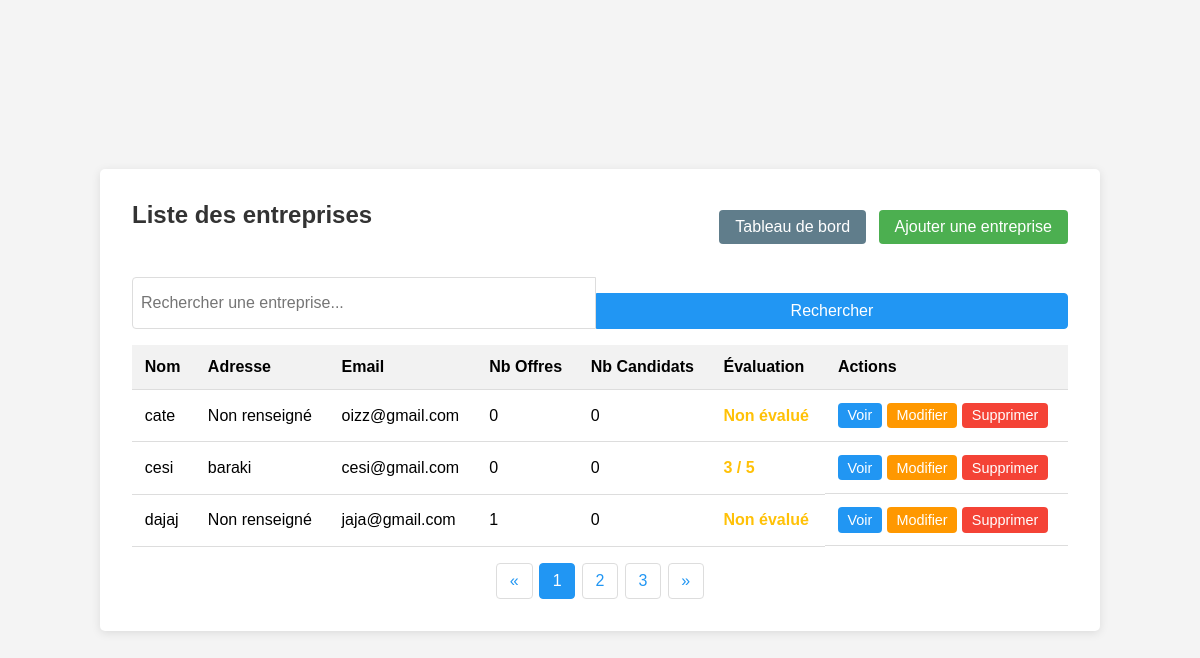
Screenshot of /index.php?page=liste_entreprise (signed in) with the database file from the repository.
### tables this page shows
CREATE TABLE `entreprises` (
  `id` int(11) NOT NULL,
  `nom` varchar(255) NOT NULL,
  `adresse` varchar(255) DEFAULT NULL,
  `email` varchar(255) DEFAULT NULL
);

### controllers/EntrepriseController.php (called while the page is built, shortened)
<?php
require_once 'models/EntrepriseModel.php';
class EntrepriseController {
    private $entrepriseModel;
    public function __construct() {
        $this->entrepriseModel = new EntrepriseModel();
    }
    public function index() {
        $keyword = isset($_GET['search']) ? $_GET['search'] : '';
        if (!empty($keyword)) {
            $entreprises = $this->entrepriseModel->searchEntreprises($keyword);
        } else {
            $entreprises = $this->entrepriseModel->getAllEntreprises();
        }
        include 'views/entreprise/liste_entreprise.php';
    }
}
?>

### models/Database.php (called while the page is built)
<?php
class Database {
    private static $instance = null;
    private $conn;
    private function __construct() {
        $host = 'localhost';
        $db   = 'kéké';
        $user = 'root';
        $pass = '';
        $charset = 'utf8';
        $dsn = "mysql:host=$host;dbname=$db;charset=$charset";
        $options = [
            PDO::ATTR_ERRMODE            => PDO::ERRMODE_EXCEPTION,
            PDO::ATTR_DEFAULT_FETCH_MODE => PDO::FETCH_ASSOC,
            PDO::ATTR_EMULATE_PREPARES   => false,
        ];
        try {
            $this->conn = new PDO($dsn, $user, $pass, $options);
        } catch (PDOException $e) {
            throw new PDOException($e->getMessage(), (int)$e->getCode());
        }
    }
    public static function getInstance() {
        if (self::$instance == null) {
            self::$instance = new Database();
        }
        return self::$instance;
    }
    public function getConnection() {
        return $this->conn;
    }
}
?>

### models/EntrepriseModel.php (called while the page is built, shortened)
<?php
require_once 'models/Database.php';
class EntrepriseModel {
    private $db;
    public function __construct() {
        $this->db = Database::getInstance()->getConnection();
    }
    public function getAllEntreprises() {
        $query = "SELECT e.*, COUNT(DISTINCT o.id) as offre_count, COUNT(DISTINCT c.id) as candidature_count,
                 IFNULL(AVG(n.note), 0) as moyenne_notation
                 FROM entreprises e
                 LEFT JOIN offres_stage o ON e.id = o.entreprise_id
                 LEFT JOIN candidatures c ON o.id = c.offre_stage_id
                 LEFT JOIN notations n ON e.id = n.entreprise_id
                 GROUP BY e.id
                 ORDER BY e.id DESC";
        $stmt = $this->db->query($query);
        return $stmt->fetchAll();
    }
}
?>

### views/entreprise/liste_entreprise.php (the view, shortened to what this page needs)
<!DOCTYPE html>
<html lang="fr">
<head>
    <link rel="stylesheet" href="../../public/css/style.css">
</head>
<body>
    <div class="container">
        <div class="header">
            <h2>Liste des entreprises</h2>
            <div>
                <a href="index.php?page=dashboard" class="btn">Tableau de bord</a>
                <?php if (isset($_SESSION['user_role']) && ($_SESSION['user_role'] === 'admin' || $_SESSION['user_role'] === 'pilote')): ?>
                <a href="index.php?page=ajouter_entreprise" class="btn btn-add">Ajouter une entreprise</a>
                <?php endif; ?>
            </div>
        </div>
        <form action="index.php" method="GET" class="search-container">
            <input type="text" name="search" placeholder="Rechercher une entreprise..." value="<?php echo isset($_GET['search']) ? htmlspecialchars($_GET['search']) : ''; ?>">
            <button type="submit">Rechercher</button>
        </form>
        <table>
            <thead>
                <tr>
                    <th>Nom</th>
                    <th>Adresse</th>
                    <th>Email</th>
                    <th>Nb Offres</th>
                    <th>Nb Candidats</th>
                    <th>Évaluation</th>
                    <th>Actions</th>
                </tr>
            </thead>
            <tbody>
                <?php if (empty($entreprises)): ?>
                    <tr>
                        <td colspan="7" style="text-align: center;">Aucune entreprise trouvée</td>
                    </tr>
                <?php else: ?>
                    <?php foreach ($entreprises as $entreprise): ?>
                        <tr>
                            <td><?php echo htmlspecialchars($entreprise['nom']); ?></td>
                            <td><?php echo htmlspecialchars(isset($entreprise['adresse']) && $entreprise['adresse'] ? $entreprise['adresse'] : 'Non renseigné'); ?></td>
                            <td><?php echo htmlspecialchars(isset($entreprise['email']) && $entreprise['email'] ? $entreprise['email'] : 'Non renseigné'); ?></td>
                            <td><?php echo $entreprise['offre_count']; ?></td>
                            <td><?php echo $entreprise['candidature_count']; ?></td>
                            <td class="rating">
                                <?php
                                    $rating = round($entreprise['moyenne_notation'], 1);
                                    echo $rating > 0 ? "$rating / 5" : "Non évalué";
                                ?>
                            </td>
                            <td class="action-buttons">
                                <a href="index.php?page=voir_entreprise&id=<?php echo $entreprise['id']; ?>" class="btn btn-info">Voir</a>
                                <?php if (isset($_SESSION['user_role']) && ($_SESSION['user_role'] === 'admin' || $_SESSION['user_role'] === 'pilote')): ?>
                                    <a href="index.php?page=modifier_entreprise&id=<?php echo $entreprise['id']; ?>" class="btn btn-edit">Modifier</a>
                                    <a href="index.php?page=supprimer_entreprise&id=<?php echo $entreprise['id']; ?>" class="btn btn-delete" onclick="return confirm('Êtes-vous sûr de vouloir supprimer cette entreprise ?')">Supprimer</a>
                                <?php endif; ?>
                            </td>
                        </tr>
                    <?php endforeach; ?>
                <?php endif; ?>
            </tbody>
        </table>
        <div class="pagination">
            <a href="#">&laquo;</a>
            <a href="#" class="active">1</a>
            <a href="#">2</a>
            <a href="#">3</a>
            <a href="#">&raquo;</a>
        </div>
    </div>
</body>
</html>

### index.php (shortened to what this page needs)
<?php
require_once 'controllers/EntrepriseController.php';
function isLoggedIn() {
    return isset($_SESSION['loggedin']) && $_SESSION['loggedin'] === true;
}
$entrepriseController = new EntrepriseController();
$page = isset($_GET['page']) ? $_GET['page'] : 'login';
switch ($page) {
    case 'liste_entreprise':
        if (isLoggedIn()) {
            $entrepriseController->index();
        } else {
            header('Location: index.php?page=login');
            exit;
        }
        break;
}
?>

### public/css/style.css (style rules this page uses)
* { box-sizing: border-box; margin: 0; padding: 0; }
body { font-family: Arial, sans-serif; background-color: #f4f4f4; display: flex; justify-content: center; align-items: center; height: 100vh; }
h2 { color: #333; margin-bottom: 1.5rem; text-align: center; }
input[type="text"], input[type="password"] { width: 100%; padding: 0.8rem; border: 1px solid #ddd; border-radius: 4px; font-size: 1rem; }
button { background-color: #4CAF50; border: none; color: white; padding: 0.8rem; width: 100%; border-radius: 4px; cursor: pointer; font-size: 1rem; margin-top: 1rem; transition: background-color 0.3s; }

### views/entreprise/liste_entreprise.php (style rules this page uses)
.container { background-color: white; border-radius: 5px; box-shadow: 0 2px 10px rgba(0, 0, 0, 0.1); padding: 2rem; width: 100%; max-width: 1000px; margin: 0 auto; }
.header { display: flex; justify-content: space-between; align-items: center; margin-bottom: 1.5rem; }
.search-container { margin-bottom: 1rem; display: flex; }
.search-container input { flex-grow: 1; padding: 0.5rem; border: 1px solid #ddd; border-radius: 4px 0 0 4px; }
.search-container button { padding: 0.5rem 1rem; border-radius: 0 4px 4px 0; border: 1px solid #2196F3; background-color: #2196F3; color: white; cursor: pointer; }
.btn { background-color: #607D8B; padding: 0.5rem 1rem; color: white; text-decoration: none; border-radius: 4px; display: inline-block; margin-left: 0.5rem; }
.btn-add { background-color: #4CAF50; }
table { width: 100%; border-collapse: collapse; margin-top: 1rem; }
th, td { padding: 0.8rem; text-align: left; border-bottom: 1px solid #ddd; }
th { background-color: #f2f2f2; font-weight: bold; }
.rating { color: #FFC107; font-weight: bold; }
.action-buttons { display: flex; gap: 5px; }
.action-buttons .btn { margin: 0; padding: 0.3rem 0.6rem; font-size: 0.9rem; }
.btn-info { background-color: #2196F3; }
.btn-edit { background-color: #FF9800; }
.btn-delete { background-color: #F44336; }
.pagination { display: flex; justify-content: center; margin-top: 1rem; }
.pagination a { padding: 0.5rem 0.8rem; margin: 0 0.2rem; border: 1px solid #ddd; color: #2196F3; text-decoration: none; border-radius: 4px; }
.pagination a.active { background-color: #2196F3; color: white; border-color: #2196F3; }

### rows the page displays
entreprises: nom "cate", adresse "Non renseigné", email "oizz@gmail.com", offre_count "0", candidature_count "0", shows "Non évalué"
entreprises: nom "cesi", adresse "baraki", email "cesi@gmail.com", offre_count "0", candidature_count "0", rating "3"
entreprises: nom "dajaj", adresse "Non renseigné", email "jaja@gmail.com", offre_count "1", candidature_count "0", shows "Non évalué"
